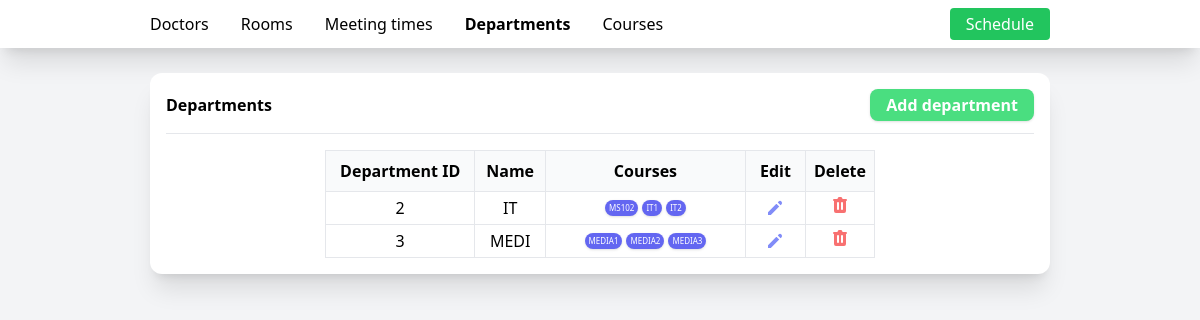
The page /departments on the database its author committed.
### tables this page shows
CREATE TABLE "departments" (
	"id"	INTEGER,
	"name"	TEXT NOT NULL UNIQUE,
	PRIMARY KEY("id" AUTOINCREMENT)
);

CREATE TABLE "courses" (
	"id"	INTEGER,
	"number"	TEXT NOT NULL,
	"name"	text NOT NULL UNIQUE,
	"max_number_of_students"	INTEGER NOT NULL,
	"department_id"	INTEGER NOT NULL,
	PRIMARY KEY("id" AUTOINCREMENT)
);

### main.py (the view)
    @app.route('/departments')
    def departmentsIndex():
        departments = AllDepartments()
        return render_template('departments.html', departments=departments)

### course.py (called while the page is built)
    def get_number(self):
        return self._number

### department.py (called while the page is built)
def AllDepartments():
    import sqlite3
    con = sqlite3.connect('class-scheduler.db')
    cur = con.cursor()
    cur.execute('SELECT * FROM departments')
    departments = []
    for row in cur:
        departments.append(Department(id=row[0], name=row[1]))
    return departments

    def get_name(self):
        return self._name

    def get_id(self):
        return self._id

    def fetch_courses(self):
        from course import Course
        import sqlite3
        con = sqlite3.connect('class-scheduler.db')
        cur = con.cursor()
        cur.execute(
            'SELECT * FROM courses WHERE department_id = ?', (self._id,))
        courses = []
        for row in cur:
            courses.append(Course(id=row[0], number=row[1],
                                  name=row[2], maxNumberOfStudents=row[3], department_id=row[4]))
        self._courses = courses

    def get_courses(self):
        self.fetch_courses()
        return self._courses

### templates/departments.html (shortened to what this page needs)
<!DOCTYPE html>
<html lang="en">
<head>
    <link rel="stylesheet" href="{{url_for('style')}}">
</head>
<body class="bg-gray-100">
    <nav class="bg-white shadow-xl w-full py-2 px-[150px]">
        <div class="flex gap-8 w-full">
            <a href="{{url_for('doctorsIndex')}}"
                class="hover:scale-105 hover:font-bold transition-all my-auto">Doctors</a>
            <a href="{{url_for('roomsIndex')}}"
                class="hover:scale-105 hover:font-bold transition-all my-auto ">Rooms</a>
            <a href="{{url_for('meetingTimesIndex')}}"
                class="hover:scale-105 hover:font-bold transition-all my-auto">Meeting
                times</a>
            <a href="{{url_for('departmentsIndex')}}"
                class="hover:scale-105 hover:font-bold transition-all my-auto font-bold ">Departments</a>
            <a href="{{url_for('coursesIndex')}}"
                class="hover:scale-105 hover:font-bold transition-all my-auto">Courses</a>
            <a href="{{url_for('scheduleIndex')}}"
                class="hover:scale-105 hover:font-bold transition-all my-auto text-white bg-green-500 rounded hover:shadow-lg px-4 py-1 justify-self-end ml-auto">Schedule</a>
        </div>
    </nav>
    <main class="py-[25px] px-[150px] ">
        <div class="bg-white rounded-xl shadow-xl w-full p-4">
            <div class="flex w-full justify-between">
                <h1 class="font-bold my-auto">
                    Departments
                </h1>
                <a href="{{url_for('createDepartment')}}"
                    class="py-1 bg-green-400 px-4 font-semibold text-white rounded-lg shadow hover:scale-105 hover:shadow-lg transition-all cursor-pointer">
                    Add department</a>
            </div>
            <hr class="mt-3">
            <table class="w-[550px] mx-auto border  mt-4 border-collapse">
                <thead>
                    <tr class="border-b bg-gray-50">
                        <th class="py-2 px-2 border text-center">Department ID</th>
                        <th class="py-2 px-2 border text-center ">Name</th>
                        <th class="py-2 px-2 border text-center w-[200px]">Courses</th>
                        <th class="py-2 px-2 border text-center w-[60px]">Edit</th>
                        <th class="py-2 px-2 border text-center w-[60px]">Delete</th>
                    </tr>
                </thead>
                <tbody>
                    {% for department in departments %}
                    <tr>
                        <td class="px-2 py-1 border text-center">{{department.get_id()}}</td>
                        <td class="px-2 py-1 border text-center">{{department.get_name()}}</td>
                        <td class="px-2 py-1 border text-">
                            <div class="flex gap-1 text-[8px] mx-auto justify-center flex-wrap">
                                {% for course in department.get_courses() %}
                                <div
                                    class="bg-indigo-500 text-white px-1 py-[2px] rounded-lg cursor-pointer shadow hover:shadow-xl hover:scale-125 hover:mx-1 transition-all">
                                    {{course.get_number()}}</div>
                                {% endfor %}
                            </div>
                        </td>
                        <td
                            class="text-indigo-400 text-center  border hover:text-indigo-500  hover:scale-110 hover:shadow-lg transition-all">
                            <svg xmlns="http://www.w3.org/2000/svg" class="h-5 w-5 mx-auto my-auto cursor-pointer"
                                viewBox="0 0 20 20" fill="currentColor">
                                <path
                                    d="M13.586 3.586a2 2 0 112.828 2.828l-.793.793-2.828-2.828.793-.793zM11.379 5.793L3 14.172V17h2.828l8.38-8.379-2.83-2.828z" />
                            </svg>
                        </td>
                        <td
                            class="text-red-400  text-center border hover:text-red-500 hover:scale-110 hover:shadow-lg transition-all">
                            <form action="{{url_for('deleteDepartment',id=department.get_id())}}" method="post">
                                <button type="submit">
                                </button>
                            </form>
                        </td>
                    </tr>
                    {% endfor %}
                </tbody>
            </table>
        </div>
    </main>
</body>
</html>

### rows shown on the page
departments: get_id "2", get_name "IT"
courses: get_number "MS102"
courses: get_number "IT1"
courses: get_number "IT2"
departments: get_id "3", get_name "MEDI"
courses: get_number "MEDIA1"
courses: get_number "MEDIA2"
courses: get_number "MEDIA3"
